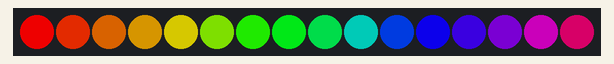
Bench run of a sketch on a simulated Arduino Uno, built with avr-gcc and run on an emulated ATmega328P. Parts: 16 RGB LEDs in strip order, left to right. Dim RGB values are drawn brighter than linear.

Above: at 0.15 s.
At 2.6 s:
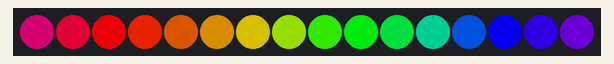
At 5.05 s:
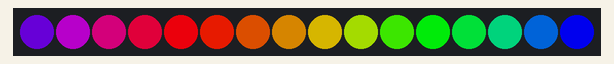
At 10.26 s:
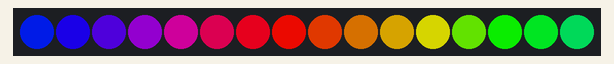
At 14.85 s:
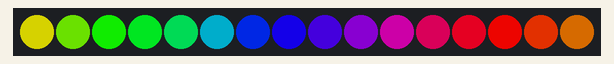
At 20.67 s:
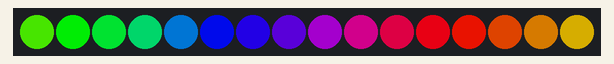

The sketch:

led_test.ino
```cpp
#include <FastLED.h>
#define NUM_LEDS 16
#define DATA_PIN 2

CRGB leds[NUM_LEDS];
int hue = 0;
int value = 255;
int divider_count = 0;
int divider = 5;

void setup() {
    FastLED.addLeds<NEOPIXEL, DATA_PIN>(leds, NUM_LEDS);
    FastLED.setBrightness(200);
}

void loop() {

    int hue_loop = 0;
    for (int index = 0; index < NUM_LEDS; index++) {
        hue_loop = hue + ((255/NUM_LEDS) * index) % 256;
        leds[index] = CHSV(hue_loop, 255, value);
    }
    // leds[0] = CHSV(hue, 255, 128);
    hue = (hue + 1) % 256;
    // divider_count = (divider_count + 1) % (divider + 1);
    // if (divider_count == 0) {
    //     value = (value + 1) % 256;
    // }
    FastLED.show();
    delay(10);
}
```

Measured:
- by itself, everything shown: repeats every 19.6 s, in 64 steps
